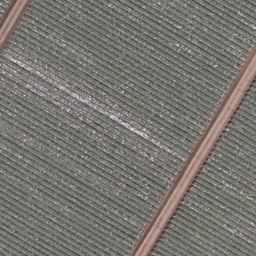
#> input picture RemoteSensing/UCMerced_LandUse/Images/agricultural/agricultural02.tif, 256 x 256 px, given in place of beach00.tif, which was not available
$ jupyter execute --allow-errors sanity.ipynb
#> lines starting #> are read from the running program, lines starting #| are printed output that depends on the picture; pictures that were not available may be replaced by others from this repository, and a replacement may not be noted
[cell 1]
# experiment meant to mirror: http://www.vision.jhu.edu/assets/TsakirisDPCPICCV15.pdf


from matplotlib import pyplot as plt

import numpy as np

import pandas as pd

import os

import cv2

import random

from sklearn.decomposition import PCA


import sys
sys.path.append('../scripts/')

import flag_dimensionality_reduction as fdr

import time

def get_data(class_name, n_pts):
#> called with class_name = 'beach', n_pts = 100
    data = []
    for i in np.arange(n_pts):
        if i < 10:
            im_num = f'0{i}'
        else:
            im_num = str(i)
        image = plt.imread(f'./UCMerced_LandUse/Images/{class_name}/{class_name}{im_num}.tif')
#> image is the input picture: shape (256, 256, 3); mean R, G, B 119.5, 116.9, 111.2
        gray_image = cv2.cvtColor(image, cv2.COLOR_BGR2GRAY)
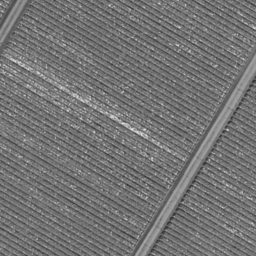
#> gray_image: shape (256, 256); min 46, max 230, mean 115.5
        small_gray_image = cv2.resize(gray_image, dsize=(100,100), interpolation=cv2.INTER_CUBIC)
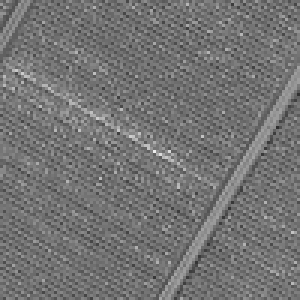
#> small_gray_image: shape (100, 100) (shown 3 times larger); min 48, max 238, mean 115.4
        data.append(small_gray_image.flatten())
#> pass 2 of the loop in get_data, `for i in np.arange(n_pts):`:
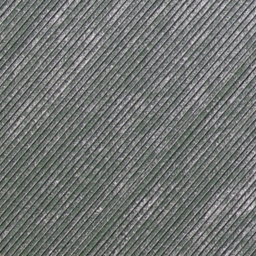
#> input picture RemoteSensing/UCMerced_LandUse/Images/agricultural/agricultural05.tif, 256 x 256 px, given in place of beach01.tif, which was not available
#> in get_data, image is the input picture: shape (256, 256, 3); mean R, G, B 113.5, 116.3, 114.7
#> in get_data, `small_gray_image = cv2.resize(gray_image, dsize=(100,100), interpolati..`:
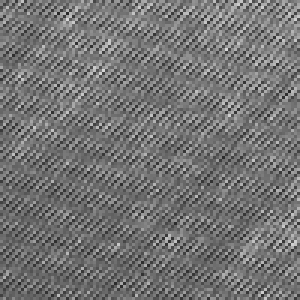
#> small_gray_image: shape (100, 100) (shown 3 times larger); min 40, max 215, mean 115.5

    return data

def get_outliers(class_name, n_pts, seed):
    np.random.seed(seed)
    data = []
    for i in np.random.choice(100, n_pts, replace = False):
        if i < 10:
            im_num = f'0{i}'
        else:
            im_num = str(i)
        image = plt.imread(f'./UCMerced_LandUse/Images/{class_name}/{class_name}{im_num}.tif')
        gray_image = cv2.cvtColor(image, cv2.COLOR_BGR2GRAY)
        small_gray_image = cv2.resize(gray_image, dsize=(100,100), interpolation=cv2.INTER_CUBIC)
        data.append(small_gray_image.flatten())

    return data


#> (the rest of this cell did not finish here and is left out)
